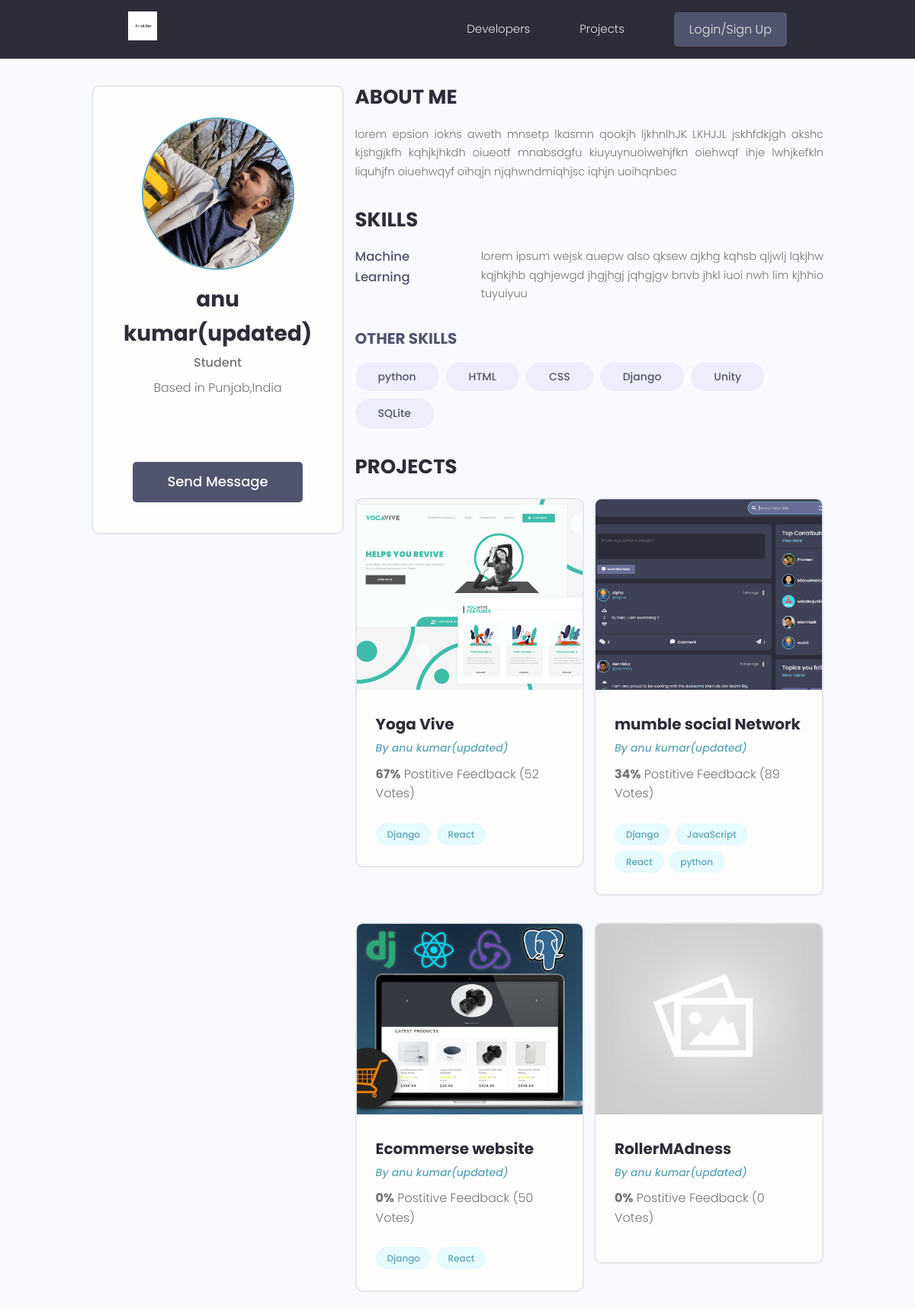
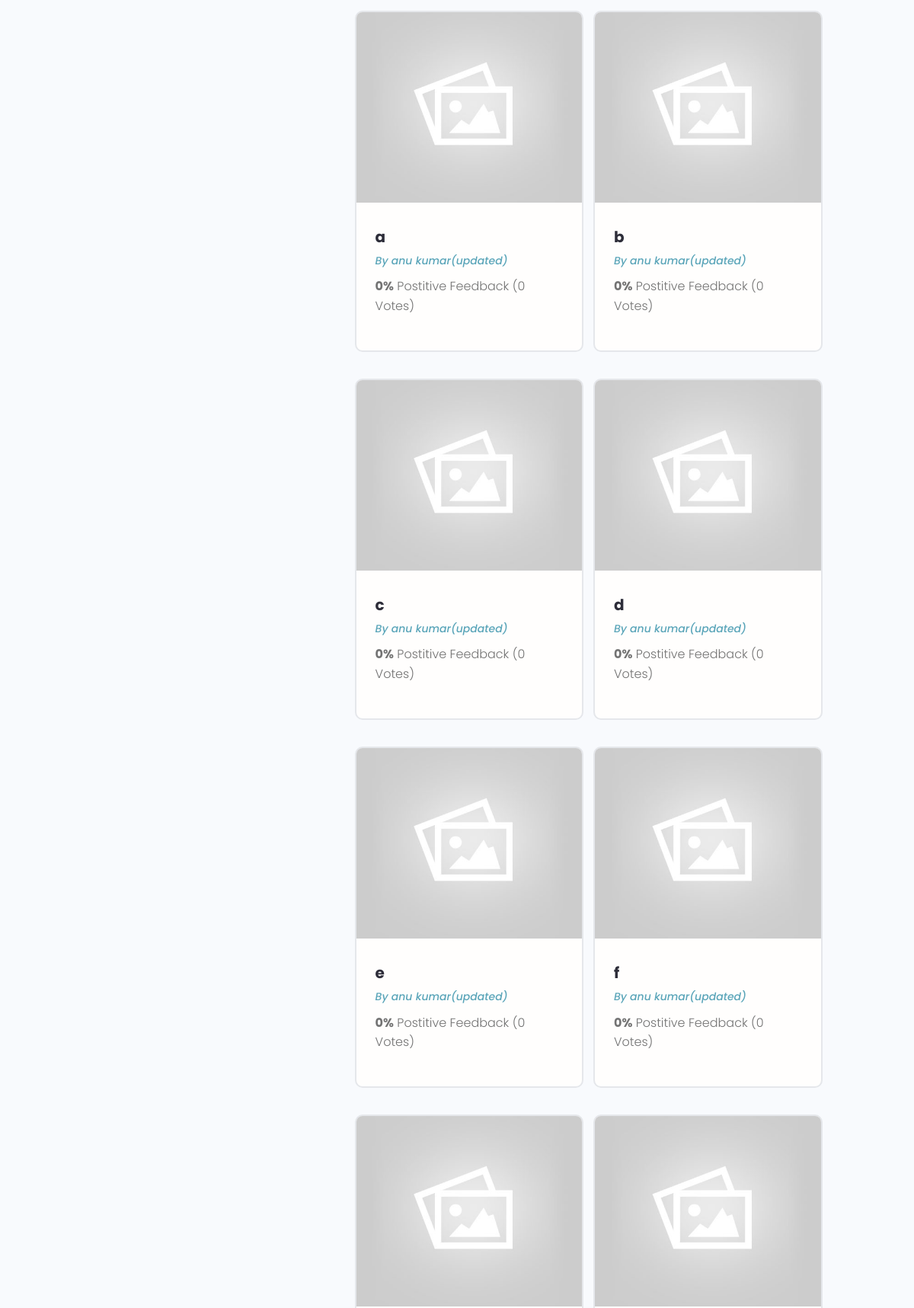
/profile/a47001d9-6f3d-48bc-b86e-44109ac7f39c/ (upper part), run on an earlier commit of the app's database (2 pictures, top to bottom).
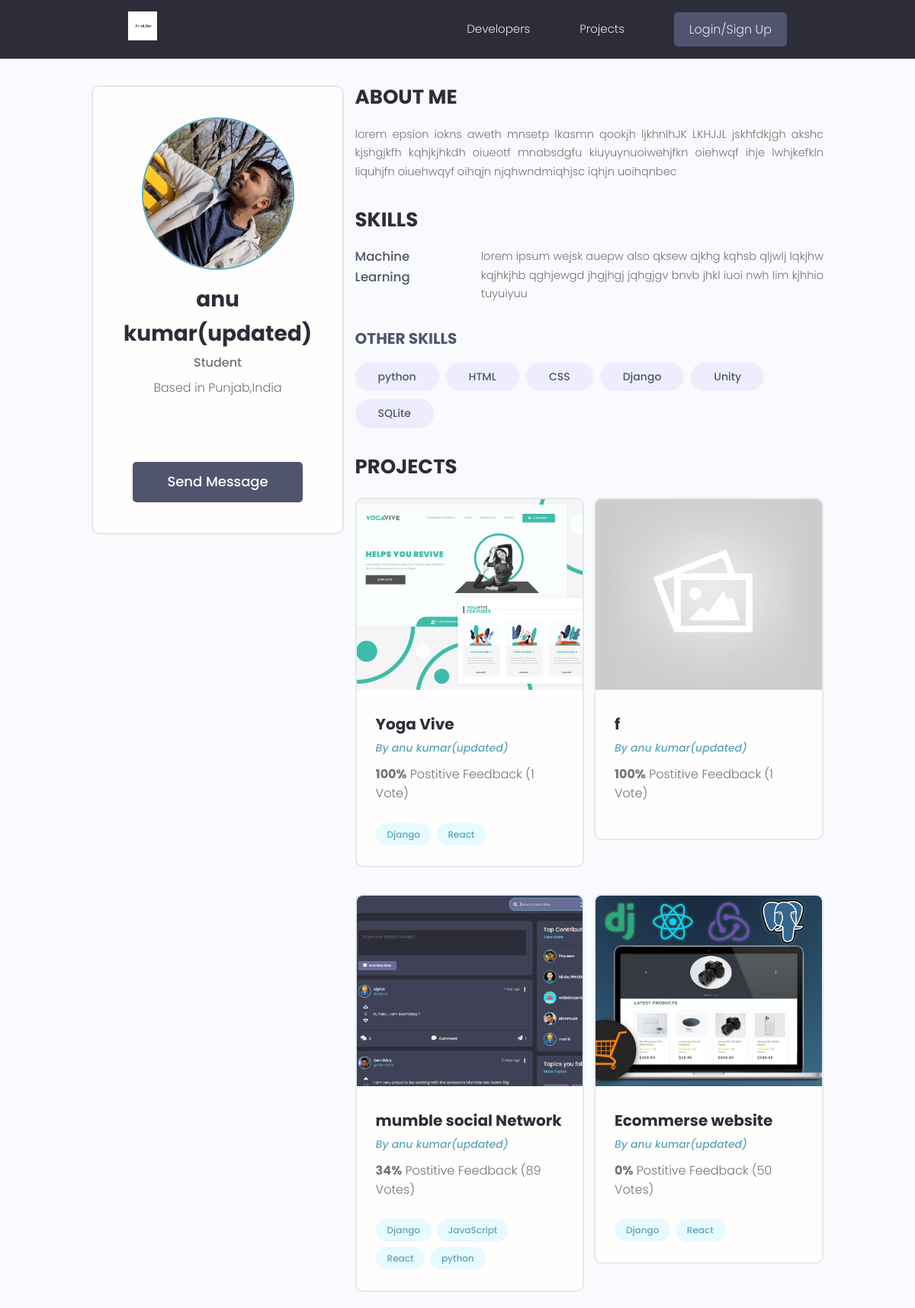
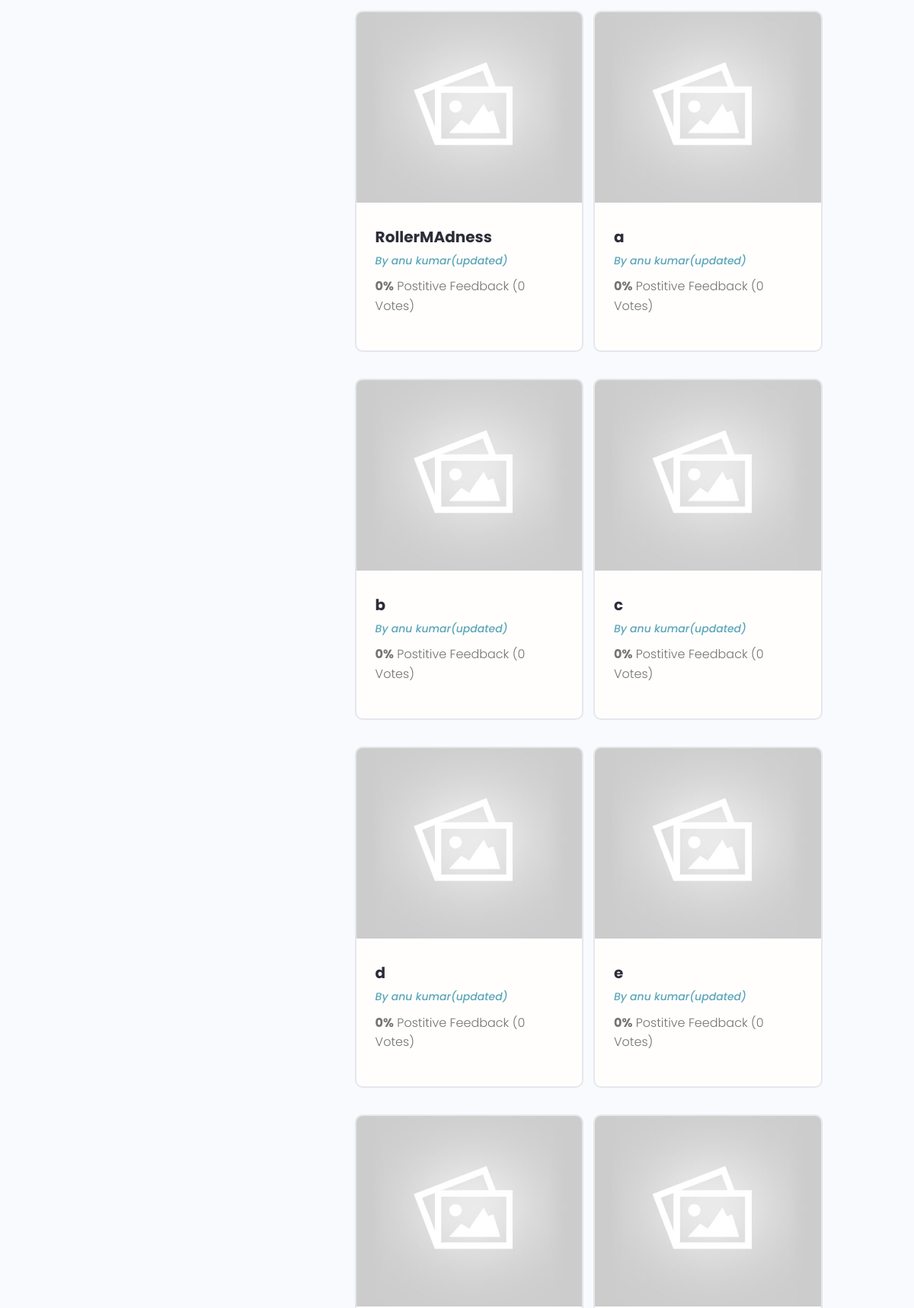
And on a later commit of the database (2 pictures, top to bottom).
### users/models.py (models this page shows, shortened)
class Skill(models.Model):
    owner = models.ForeignKey(Profiles,on_delete=models.CASCADE,null=True,blank=True)
    name =  models.CharField(max_length=200,blank=True,null=True)
    description = models.TextField(null =True,blank=True)
    created = models.DateTimeField(auto_now_add=True)
    id = models.UUIDField(default=uuid.uuid4,unique=True,primary_key=True,editable=False)
    def __str__(self):
        return str(self.name)

class Profiles(models.Model):
    user = models.OneToOneField(User , on_delete = models.CASCADE ,null= True , blank=True)
    name = models.CharField(max_length=200 , blank=True ,null=True)
    email = models.EmailField(max_length=500 ,blank=True, null=True)
    username = models.CharField(max_length=200 , blank=True ,null=True)
    location = models.CharField(max_length=200 , blank=True ,null=True)
    short_intro = models.CharField(max_length=200 , blank=True ,null=True)
    bio = models.TextField(blank=True, null=True)
    profile_image = models.ImageField(null=True, blank =True ,upload_to ='profiles/',default='profiles/user-default.png')
    social_github = models.CharField(max_length=200,blank=True,null=True)
    social_twitter = models.CharField(max_length=200,blank=True,null=True)
    social_linkdin = models.CharField(max_length=200,blank=True,null=True)
    social_youtube = models.CharField(max_length=200,blank=True,null=True)
    social_website = models.CharField(max_length=200,blank=True,null=True)
    created = models.DateTimeField(auto_now_add=True)
    id = models.UUIDField(default=uuid.uuid4,unique=True,primary_key=True,editable=False)

### projects/models.py (models this page shows, shortened)
class Project(models.Model):
    owner =models.ForeignKey(Profiles, null=True , blank= True , on_delete=models.SET_NULL)
    title = models.CharField(max_length=200)
    description = models.TextField(null=True,blank=True)
    featured_image=models.ImageField(null=True,blank=True,default='default.jpg')
    demo_link = models.CharField(max_length=2000 , null=True , blank=True)
    source_link = models.CharField(max_length=2000,null=True,blank=True)
    tags=models.ManyToManyField('Tag',blank=True)
    vote_total = models.IntegerField(default=0 ,null= True,blank=True)
    vote_ratio = models.IntegerField(default=0 ,null= True,blank=True)
    created = models.DateTimeField(auto_now_add=True)
    id = models.UUIDField(default=uuid.uuid4,unique=True,primary_key=True,editable=False)
    class Meta:
        ordering=['-vote_ratio','-vote_total','title']

class Tag(models.Model):
    name= models.CharField(max_length=200)
    created = models.DateTimeField(auto_now_add=True)
    id = models.UUIDField(default=uuid.uuid4,unique=True,
                          primary_key=True,editable=False)
    def __str__(self):
        return self.name

### users/views.py (the view)
# urls.py: path('profile/<str:pk>/',views.userProfile,name="user-profile"),
def userProfile(request,pk):
    profile = Profiles.objects.get(id=pk)
    topSkills = profile.skill_set.exclude(description__exact="")
    otherSkills = profile.skill_set.filter(description="")
    context={'profile':profile,'topSkills':topSkills,'otherSkills':otherSkills}
    return render(request,'users/user-profile.html',context)

### users/templates/users/user-profile.html (shortened to what this page needs)
{% extends 'main.html' %}
{% block content %}
<main class="profile my-md">
    <div class="container">
      <div class="layout">
        <div class="column column--1of3">
          <div class="card text-center">
            <div class="card__body dev">
              <img class="avatar avatar--xl" src="{{ profile.profile_image.url }}" />
              <h2 class="dev__name">{{profile.name}}</h2>
              <p class="dev__title">{{profile.short_intro}}</p>
              <p class="dev__location">Based in {{profile.location}}</p>
              <ul class="dev__social">
              </ul>
              {% if request.user.profile.id != profile.id %}
              <a href="{% url 'create-message' profile.id %}" class="btn btn--sub btn--lg">Send Message </a>
              {% endif %}
            </div>
          </div>
        </div>
        <div class="column column--2of3">
          <div class="devInfo">
            <h3 class="devInfo__title">About Me</h3>
            <p class="devInfo__about">
              {{profile.bio}}
            </p>
          </div>
          <div class="devInfo">
            <h3 class="devInfo__title">Skills</h3>
            <div class="devInfo__skills">
              {% for skill in topSkills %}
              <div class="devSkill">
                <h4 class="devSkill__title">{{skill.name}}</h4>
                <p class="devSkill__info">
                  {{skill.description}}
                </p>
              </div>
              {% endfor %}
              <h3 class="devInfo__subtitle">Other Skills</h3>
              <div class="devInfo__otherSkills">
                {% for skill in otherSkills %}
                <span class="tag tag--pill tag--sub tag--lg">
                  <small>{{skill}}</small>
                </span>
                {% endfor %}
              </div>
            </div>
          </div>
          <div class="devInfo">
            <h3 class="devInfo__title">Projects</h3>
            <div class="grid grid--two">
              {% for project in  profile.project_set.all %}
              <div class="column">
                <div class="card project">
                  <a href="{% url 'project' project.id %}" class="project">
                    <img class="project__thumbnail" src="{{project.featured_image.url}}" alt="project thumbnail" />
                    <div class="card__body">
                      <h3 class="project__title">{{project.title}}</h3>
                      <p><a class="project__author" href="{% url 'user-profile' project.owner.id %}">By {{project.owner.name}}</a></p>
                      <p class="project--rating">
                        <span style="font-weight: bold;">{{project.vote_ratio}}%</span> Postitive
                        Feedback ({{project.vote_total}} Vote{{project.vote_total|pluralize:"s"}})
                      </p>
                      <div class="project__tags">
                        {% for tag in project.tags.all %}
                        <span class="tag tag--pill tag--main">
                          <small>{{tag}}</small>
                        </span>
                        {% endfor %}
                      </div>
                    </div>
                  </a>
                </div>
              </div>
              {% endfor %}
            </div>
          </div>
        </div>
      </div>
    </div>
  </main>
{% endblock content %}

What changed in the data, as far as the page shows it:
changed Project "Yoga Vive": vote_ratio "67" → "100"; vote_total "52" → "1"
changed Project (number 2 of 12 on the later page): vote_ratio "0" → "100"; vote_total "0" → "1"; moves up the list
